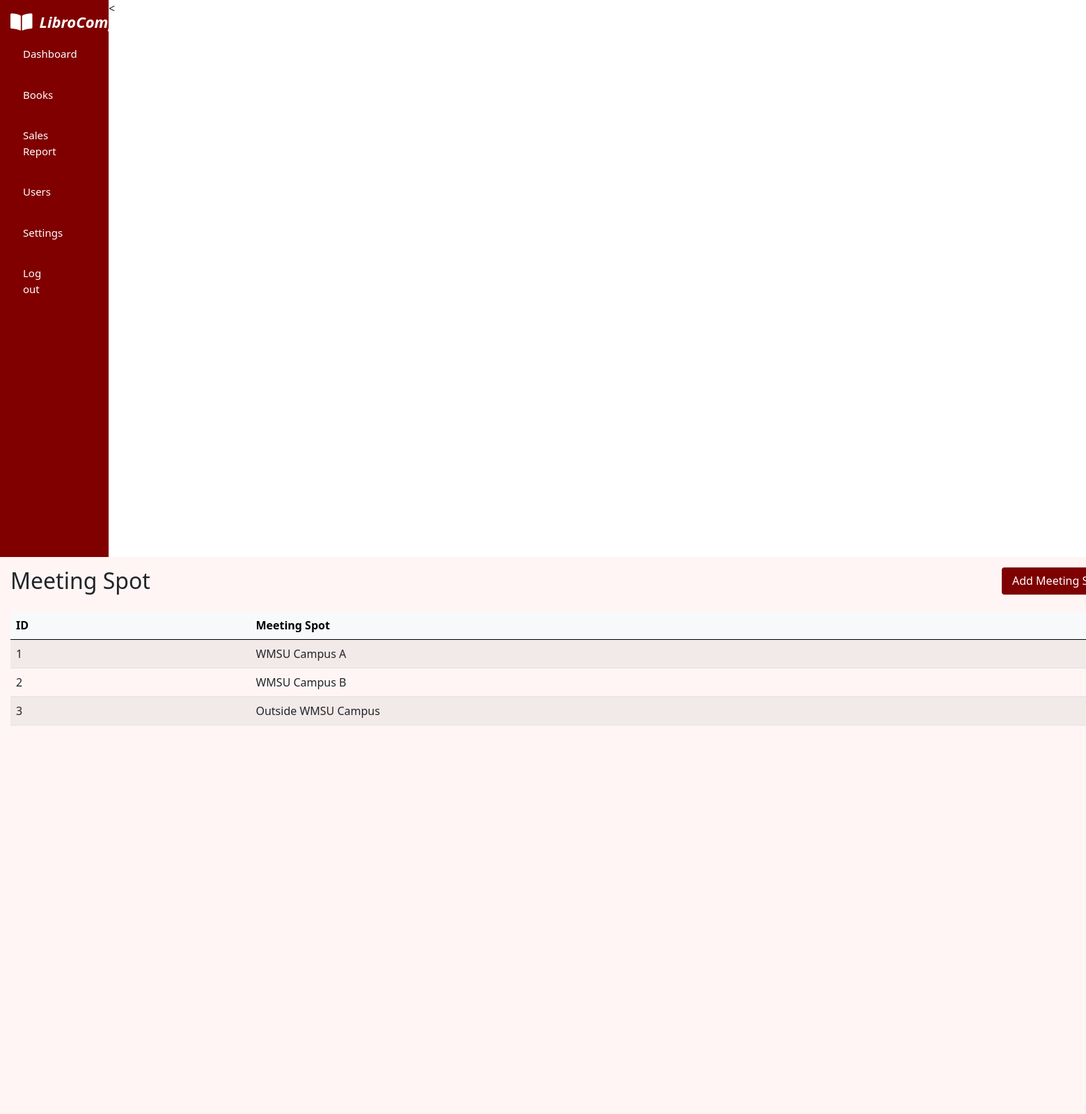
Page /libro_compartir/meeting_spot.php on the committed database.
### tables this page shows
CREATE TABLE `tblmeetingspot` (
  `meeting_id` int(11) NOT NULL,
  `meeting_spot` varchar(255) NOT NULL
);

### libro_compartir/meeting_spot.php (the view, shortened to what this page needs)
<!DOCTYPE html>
<html lang="en">
  <head>
    <link href="https://cdn.jsdelivr.net/npm/bootstrap@5.0.2/dist/css/bootstrap.min.css" rel="stylesheet">
  <link rel="stylesheet" href="dashboard.css" />
    <link
      rel="stylesheet"
      href="https://cdnjs.cloudflare.com/ajax/libs/font-awesome/5.15.4/css/all.min.css"
    />
  </head>
  <body>
    <main>
      <div class="sidebar">
         <div class="brand-logo">
<i class="fas fa-book-open"></i>
  <span>LibroCompartir</span>
</div>
        <button class="accordion" onclick="window.location.href='dashboard.php'">
          Dashboard
        </button>
        <button class="accordion">Books</button>
        <button class="accordion" onclick="window.location.href='sales_report.php'">
          Sales Report</button>
        <button class="accordion">Users</button>
        <button class="accordion">Settings</button>
        <button class="accordion" onclick="window.location.href='login.php'">
          Log out
        </button>
      </div>
      <div class="content">
    <h2 class="mb-4 d-flex justify-content-between">
       Meeting Spot &nbsp;&nbsp;&nbsp;&nbsp;&nbsp;&nbsp;&nbsp;&nbsp;&nbsp;&nbsp;&nbsp;&nbsp;&nbsp;&nbsp;&nbsp;&nbsp;&nbsp;&nbsp;&nbsp;&nbsp;&nbsp;&nbsp;&nbsp;&nbsp;&nbsp;
       &nbsp;&nbsp;&nbsp;&nbsp;&nbsp;&nbsp;&nbsp;&nbsp;&nbsp;&nbsp;&nbsp;&nbsp;&nbsp;&nbsp;&nbsp;&nbsp;&nbsp;&nbsp;&nbsp;&nbsp;&nbsp;&nbsp;&nbsp;&nbsp;&nbsp;&nbsp;&nbsp;&nbsp;&nbsp;&nbsp;
       &nbsp;&nbsp;&nbsp;&nbsp;&nbsp;&nbsp;&nbsp;&nbsp;&nbsp;&nbsp;&nbsp;&nbsp;&nbsp;&nbsp;&nbsp;&nbsp;&nbsp;
       <button class="btn-action"><a href="add_meeting_spot.php" style="color: white; text-decoration: none;">Add Meeting Spot</a></button>
    </h2>
    <div class="table-responsive">
        <table id="booksTable" class="table table-striped table-hover">
            <thead class="table-light">
                <tr>
                    <th>ID</th>
                   <th>Meeting Spot</th>
                </tr>
            </thead>
            <tbody>
                <?php
                include('config.php');
                $sql = "SELECT meeting_id, meeting_spot
                        FROM tblmeetingspot";
                $result = $conn->query($sql);
                if ($result->num_rows > 0) {
                    while ($row = $result->fetch_assoc()) {
                        echo "<tr>";
                        echo "<td>" . $row["meeting_id"] . "</td>";
                        echo "<td>" . $row["meeting_spot"] . "</td>";
                        echo "</tr>";
                    }
                } else {
                    echo "<tr><td colspan='7' class='text-center'>No meeting spot found</td></tr>";
                }
                ?>
            </tbody>
        </table>
    </div>
</div>
  <
</html>

### libro_compartir/dashboard.css (style rules this page uses)
* { box-sizing: border-box; padding: 0; margin: 0; }
.sidebar { float: left; width: 10%; background-color: #800000; padding: 15px; height: 100vh; overflow-y: auto; color: white; }
.content { float: left; width: 150%; padding: 15px; height: 100vh; overflow-y: auto; background-color: #fff5f5; }
.accordion { background-color: #800000; color: white; cursor: pointer; padding: 18px; width: 50%; border: none; text-align: left; outline: none; font-size: 15px; transition: 0.4s; }

### libro_compartir/meeting_spot.php (style rules this page uses)
.btn-action { background-color: rgb(126, 0, 0); color: white; border: none; padding: 10px 15px; border-radius: 4px; cursor: pointer; font-size: 16px; margin-left: 15px; }
.brand-logo { display: flex; align-items: center; gap: 10px; color: white; font-size: 22px; font-weight: bold; font-style: italic; }
.brand-logo i { font-size: 28px; }

### rows in the picture
tblmeetingspot: meeting_id "1", meeting_spot "WMSU Campus A"
tblmeetingspot: meeting_id "2", meeting_spot "WMSU Campus B"
tblmeetingspot: meeting_id "3", meeting_spot "Outside WMSU Campus"
